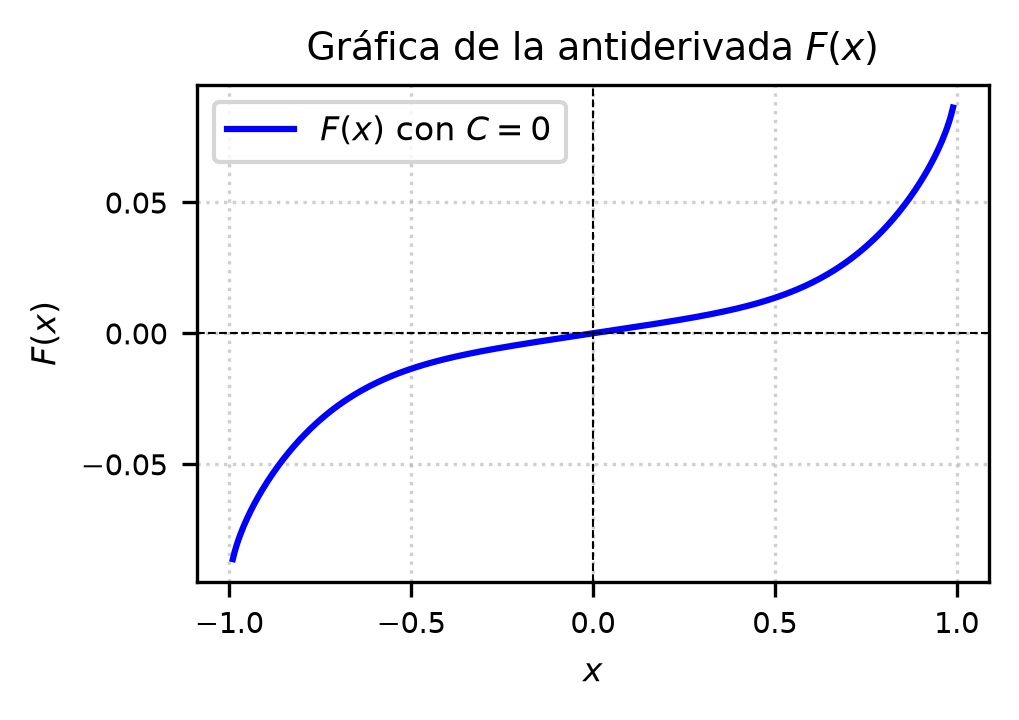

Python code for this plot:
import matplotlib
matplotlib.use('Agg')
import numpy as np
import matplotlib.pyplot as plt

# Definición de la función F(x) con C = 0
def F(x):
    return (1.0 / 16.0) * np.arcsin(x) + (x * np.sqrt(1 - x**2) / 48.0) * (2 * x**4 - x**2 - 2)

# Dominio de la función [-1, 1] debido a la raíz y arcoseno
x = np.linspace(-0.99, 0.99, 400)
y = F(x)

# Configuración de la gráfica para formato IEEE (ancho de columna)
plt.figure(figsize=(3.5, 2.5))
plt.plot(x, y, label=r'$F(x)$ con $C=0$', color='b', linewidth=1.5)

plt.title(r'Gráfica de la antiderivada $F(x)$', fontsize=9)
plt.xlabel(r'$x$', fontsize=8)
plt.ylabel(r'$F(x)$', fontsize=8)
plt.axhline(0, color='black', linewidth=0.5, linestyle='--')
plt.axvline(0, color='black', linewidth=0.5, linestyle='--')
plt.grid(True, linestyle=':', alpha=0.6)
plt.legend(fontsize=8)
plt.xticks(fontsize=7)
plt.yticks(fontsize=7)

plt.tight_layout()

plt.savefig(r'semana_05/graficas/SEM05_P25_grafica.png', dpi=300, bbox_inches='tight')
plt.close()
